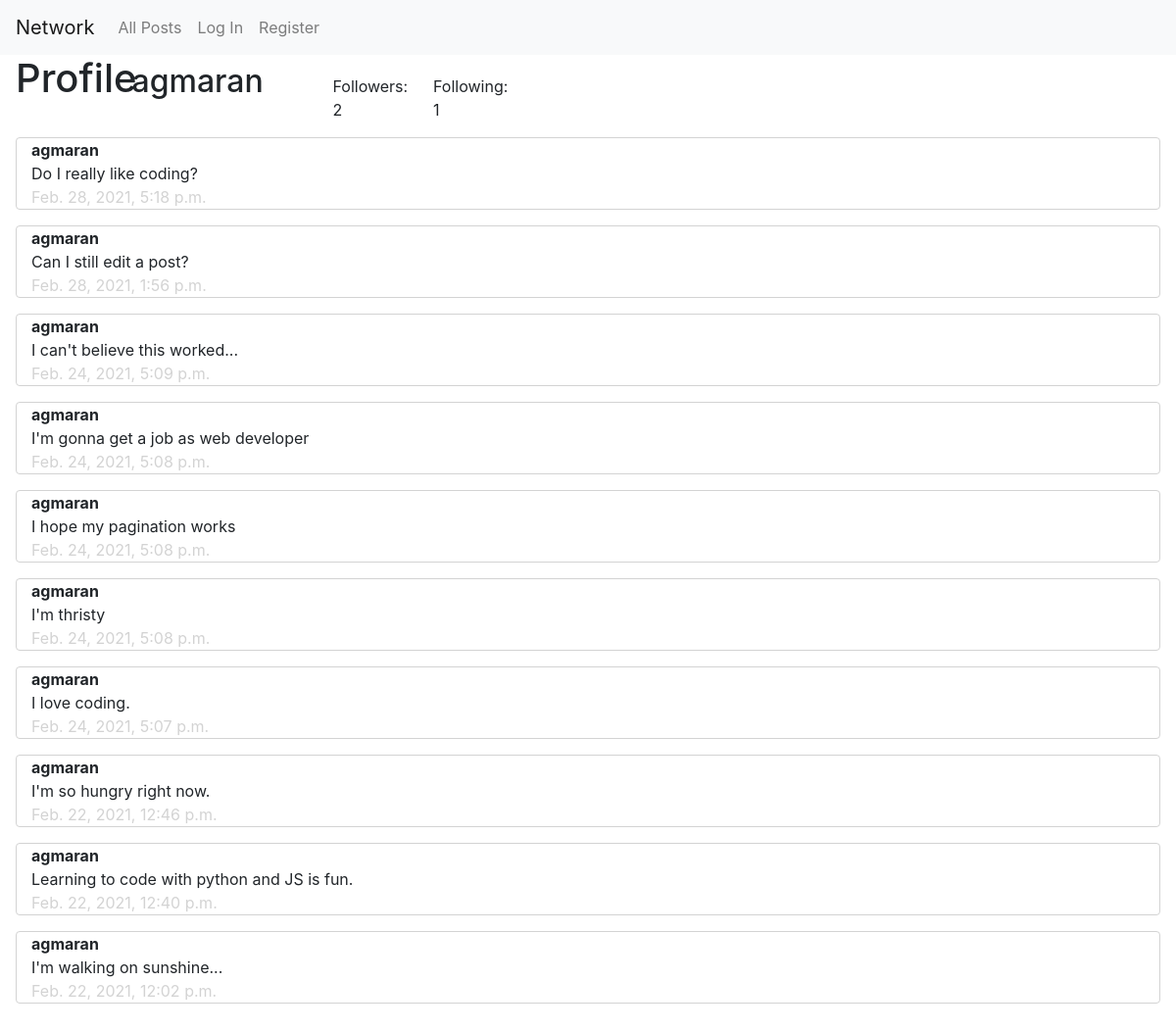
The page /1/agmaran/profile on the database as committed earlier.
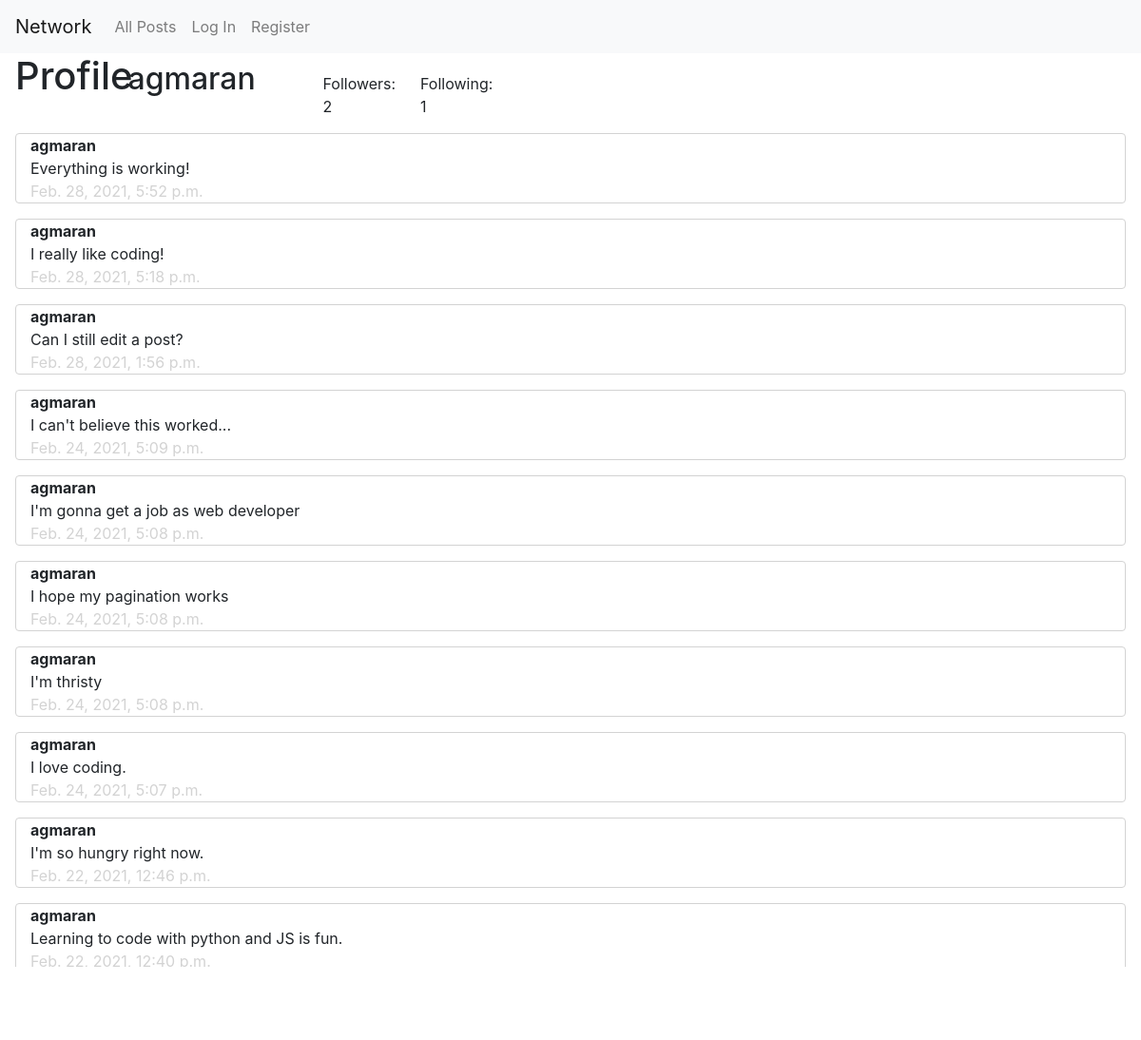
The same page on the database as committed later.
### network/models.py (models this page shows, shortened)
class Post(models.Model):
    poster = models.ForeignKey(
        User, on_delete=models.CASCADE, related_name="my_posts")
    content = models.TextField()
    timestamp = models.DateTimeField(auto_now_add=True)
    likes = models.ManyToManyField(
        User, related_name="liked_posts")

class User(AbstractUser):
    pass

### network/views.py (the view)
# urls.py: path("<int:page_num>/<str:username>/profile", views.profile, name="profile"),
def profile(request, username, page_num):
    user = User.objects.get(username=username)
    followers = Follow.objects.filter(following=user)
    following = Follow.objects.filter(follower=user)
    button = "your_profile"
    if (request.user.is_authenticated):
        if (Follow.objects.filter(follower=request.user, following=user).count() == 1):
            button = "unfollow"
        elif request.user != user:
            button = "follow"
    else:
        button = "follow"
    posts = user.my_posts.all()
    posts = posts.order_by("-timestamp").all()
    post_paginator = Paginator(posts, 10)
    page = post_paginator.get_page(page_num)
    return render(request, "network/profile.html", {
        "user_profile": user,
        "followers": len(followers),
        "following": len(following),
        "page": page,
        "button": button
    })

### network/templates/network/profile.html (shortened to what this page needs)
{% extends "network/layout.html" %}
{% load static %}
{% block body %}
<div id="follow" class="row bottom">
    <h1 class="ml-3 mb-1 col-1">Profile</h1>
    <h2 class="ml-3 col-2">{{user_profile.username}}</h2>
    <div class="col-1" id="followers" data-followers={{followers}}>Followers: {{followers}}</div>
    <div class="col-1">Following: {{following}}</div>
</div>
<div id="my-posts">
    {% for post in page.object_list %}
    <div data-post={{post.id}} class="container col-12 post">
        <div class="username">{{post.poster}}</div>
        <div id="post{{post.id}}">{{post.content}}</div>
        <div class="timestamp">{{post.timestamp}}</div>
    </div>
    {% endfor %}
</div>
<nav aria-label="Page navigation example" class="col-12">
    <ul class="pagination">
        {% if page.has_next %}
        <li class="page-item pointer"><a class="page-link"
                href="{% url 'profile' page.next_page_number user_profile.username %}">Next</a></li>
        {% endif %}
    </ul>
</nav>
{% endblock %}

Rows that differ between the two databases and show on the page:
no longer on this page (row unchanged): Post: poster "agmaran", content "I'm walking on sunshine...", timestamp "Feb. 22, 2021, 12:02 p.m."
added Post: poster "agmaran", content "Everything is working!", timestamp "Feb. 28, 2021, 5:52 p.m."
changed Post: content "Do I really like coding?" → "I really like coding!"
